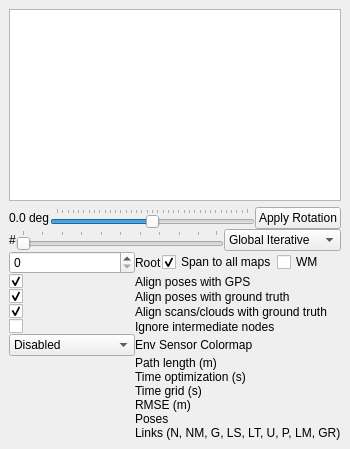
  <widget class="QDockWidget" name="dockWidget_graphView">
   <property name="windowTitle">
    <string>Graph view</string>
   </property>
   <attribute name="dockWidgetArea">
    <number>1</number>
   </attribute>
   <widget class="QWidget" name="dockWidget_graphContents">
    <layout class="QVBoxLayout" name="verticalLayout_9">
     <item>
      <widget class="rtabmap::GraphViewer" name="graphViewer"/>
     </item>
     <item>
      <widget class="QWidget" name="widget_graphControl" native="true">
       <layout class="QVBoxLayout" name="verticalLayout_61">
        <property name="spacing">
         <number>0</number>
        </property>
        <property name="leftMargin">
         <number>0</number>
        </property>
        <property name="topMargin">
         <number>0</number>
        </property>
        <property name="rightMargin">
         <number>0</number>
        </property>
        <property name="bottomMargin">
         <number>0</number>
        </property>
        <item>
         <layout class="QVBoxLayout" name="verticalLayout_91">
          <item>
           <layout class="QHBoxLayout" name="horizontalLayout_15">
            <item>
             <widget class="QLabel" name="label_rotation">
              <property name="text">
               <string>0.0 deg</string>
              </property>
             </widget>
            </item>
            <item>
             <widget class="QSlider" name="horizontalSlider_rotation">
              <property name="focusPolicy">
               <enum>Qt::ClickFocus</enum>
              </property>
              <property name="minimum">
               <number>-1799</number>
              </property>
              <property name="maximum">
               <number>1800</number>
              </property>
              <property name="sliderPosition">
               <number>0</number>
              </property>
              <property name="orientation">
               <enum>Qt::Horizontal</enum>
              </property>
              <property name="tickPosition">
               <enum>QSlider::TicksAbove</enum>
              </property>
              <property name="tickInterval">
               <number>100</number>
              </property>
             </widget>
            </item>
            <item>
             <widget class="QPushButton" name="pushButton_applyRotation">
              <property name="toolTip">
               <string>&lt;html&gt;&lt;head/&gt;&lt;body&gt;&lt;p&gt;The rotation will be applied temporary to optimized global graph. To save it to database, do File-&amp;gt;&amp;quot;Regenerate optimized 2D map...&amp;quot;.&lt;/p&gt;&lt;/body&gt;&lt;/html&gt;</string>
              </property>
              <property name="text">
               <string>Apply Rotation</string>
              </property>
             </widget>
            </item>
           </layout>
          </item>
          <item>
           <layout class="QHBoxLayout" name="horizontalLayout_4">
            <item>
             <widget class="QLabel" name="label_iterations">
              <property name="text">
               <string>#</string>
              </property>
             </widget>
            </item>
            <item>
             <widget class="QSlider" name="horizontalSlider_iterations">
              <property name="focusPolicy">
               <enum>Qt::ClickFocus</enum>
              </property>
              <property name="orientation">
               <enum>Qt::Horizontal</enum>
              </property>
              <property name="tickPosition">
               <enum>QSlider::TicksAbove</enum>
              </property>
             </widget>
            </item>
            <item>
             <widget class="QComboBox" name="comboBox_optimizationFlavor">
              <property name="sizeAdjustPolicy">
               <enum>QComboBox::AdjustToContents</enum>
              </property>
              <item>
               <property name="text">
                <string>Global Iterative</string>
               </property>
              </item>
              <item>
               <property name="text">
                <string>Global Full</string>
               </property>
              </item>
              <item>
               <property name="text">
                <string>Local Optimized</string>
               </property>
              </item>
             </widget>
            </item>
           </layout>
          </item>
          <item>
           <layout class="QGridLayout" name="gridLayout_5" columnstretch="0,1">
            <item row="1" column="1">
             <widget class="QLabel" name="label_alignPosesWithGPS">
              <property name="text">
               <string>Align poses with GPS</string>
              </property>
              <property name="wordWrap">
               <bool>true</bool>
              </property>
             </widget>
            </item>
            <item row="8" column="1">
             <widget class="QLabel" name="label_45">
              <property name="text">
               <string>Time grid (s)</string>
              </property>
             </widget>
            </item>
            <item row="7" column="1">
             <widget class="QLabel" name="label_39">
              <property name="text">
               <string>Time optimization (s)</string>
              </property>
             </widget>
            </item>
            <item row="7" column="0">
             <widget class="QLabel" name="label_timeOptimization">
              <property name="text">
               <string/>
              </property>
              <property name="textInteractionFlags">
               <set>Qt::LinksAccessibleByMouse|Qt::TextSelectableByMouse</set>
              </property>
             </widget>
            </item>
            <item row="1" column="0">
             <widget class="QCheckBox" name="checkBox_alignPosesWithGPS">
              <property name="text">
               <string/>
              </property>
              <property name="checked">
               <bool>true</bool>
              </property>
             </widget>
            </item>
            <item row="3" column="0">
             <widget class="QCheckBox" name="checkBox_alignScansCloudsWithGroundTruth">
              <property name="text">
               <string/>
              </property>
              <property name="checked">
               <bool>true</bool>
              </property>
             </widget>
            </item>
            <item row="9" column="0">
             <widget class="QLabel" name="label_rmse">
              <property name="text">
               <string/>
              </property>
              <property name="textInteractionFlags">
               <set>Qt::LinksAccessibleByMouse|Qt::TextSelectableByMouse</set>
              </property>
             </widget>
            </item>
            <item row="2" column="1">
             <widget class="QLabel" name="label_alignPosesWithGroundTruth">
              <property name="text">
               <string>Align poses with ground truth</string>
              </property>
              <property name="wordWrap">
               <bool>true</bool>
              </property>
             </widget>
            </item>
            <item row="9" column="1">
             <widget class="QLabel" name="label_rmse_title">
              <property name="text">
               <string>RMSE (m)</string>
              </property>
             </widget>
            </item>
            <item row="0" column="1">
             <layout class="QHBoxLayout" name="horizontalLayout_7" stretch="0,0,1">
              <item>
               <widget class="QLabel" name="label_optimizeFrom">
                <property name="text">
                 <string>Root</string>
                </property>
               </widget>
              </item>
              <item>
               <widget class="QCheckBox" name="checkBox_spanAllMaps">
                <property name="text">
                 <string>Span to all maps</string>
                </property>
                <property name="checked">
                 <bool>true</bool>
                </property>
               </widget>
              </item>
              <item>
               <widget class="QCheckBox" name="checkBox_wmState">
                <property name="text">
                 <string>WM</string>
                </property>
               </widget>
              </item>
             </layout>
            </item>
            <item row="0" column="0">
             <widget class="QSpinBox" name="spinBox_optimizationsFrom"/>
            </item>
            <item row="11" column="0">
             <widget class="QLabel" name="label_loopClosures">
              <property name="text">
               <string/>
              </property>
              <property name="textInteractionFlags">
               <set>Qt::LinksAccessibleByMouse|Qt::TextSelectableByMouse</set>
              </property>
             </widget>
            </item>
            <item row="10" column="0">
             <widget class="QLabel" name="label_poses">
              <property name="text">
               <string/>
              </property>
              <property name="textInteractionFlags">
               <set>Qt::LinksAccessibleByMouse|Qt::TextSelectableByMouse</set>
              </property>
             </widget>
            </item>
            <item row="4" column="1">
             <widget class="QLabel" name="label_ignoreINtermediateNdoes">
              <property name="text">
               <string>Ignore intermediate nodes</string>
              </property>
              <property name="wordWrap">
               <bool>true</bool>
              </property>
             </widget>
            </item>
            <item row="6" column="0">
             <widget class="QLabel" name="label_pathLength">
              <property name="text">
               <string/>
              </property>
              <property name="textInteractionFlags">
               <set>Qt::LinksAccessibleByMouse|Qt::TextSelectableByMouse</set>
              </property>
             </widget>
            </item>
            <item row="10" column="1">
             <widget class="QLabel" name="label_52">
              <property name="text">
               <string>Poses</string>
              </property>
             </widget>
            </item>
            <item row="6" column="1">
             <widget class="QLabel" name="label_10">
              <property name="text">
               <string>Path length (m)</string>
              </property>
             </widget>
            </item>
            <item row="3" column="1">
             <widget class="QLabel" name="label_alignScansCloudsWithGroundTruth">
              <property name="text">
               <string>Align scans/clouds with ground truth</string>
              </property>
              <property name="wordWrap">
               <bool>true</bool>
              </property>
             </widget>
            </item>
            <item row="11" column="1">
             <widget class="QLabel" name="label_41">
              <property name="toolTip">
               <string>&lt;html&gt;&lt;head/&gt;&lt;body&gt;&lt;p&gt;N: Neighbor&lt;/p&gt;&lt;p&gt;NM: Neighbor Merged&lt;/p&gt;&lt;p&gt;G: Global&lt;/p&gt;&lt;p&gt;LS: Local by Space (Proximity)&lt;/p&gt;&lt;p&gt;LT: Local by Time (Proximity)&lt;/p&gt;&lt;p&gt;U: User&lt;/p&gt;&lt;p&gt;P: Prior&lt;/p&gt;&lt;p&gt;LM: Landmark&lt;/p&gt;&lt;p&gt;GR: Gravity&lt;/p&gt;&lt;/body&gt;&lt;/html&gt;</string>
              </property>
              <property name="text">
               <string>Links (N, NM, G, LS, LT, U, P, LM, GR)</string>
              </property>
             </widget>
            </item>
            <item row="8" column="0">
             <widget class="QLabel" name="label_timeGrid">
              <property name="text">
               <string/>
              </property>
              <property name="textInteractionFlags">
               <set>Qt::LinksAccessibleByMouse|Qt::TextSelectableByMouse</set>
              </property>
             </widget>
            </item>
            <item row="4" column="0">
             <widget class="QCheckBox" name="checkBox_ignoreIntermediateNodes">
              <property name="text">
               <string/>
              </property>
              <property name="checked">
               <bool>false</bool>
              </property>
             </widget>
            </item>
            <item row="2" column="0">
             <widget class="QCheckBox" name="checkBox_alignPosesWithGroundTruth">
              <property name="text">
               <string/>
              </property>
              <property name="checked">
               <bool>true</bool>
              </property>
             </widget>
            </item>
            <item row="5" column="1">
             <widget class="QLabel" name="label_21">
              <property name="text">
               <string>Env Sensor Colormap</string>
              </property>
             </widget>
            </item>
            <item row="5" column="0">
             <widget class="QComboBox" name="comboBox_env_sensor_graph_colormap">
              <item>
               <property name="text">
                <string>Disabled</string>
               </property>
              </item>
              <item>
               <property name="text">
                <string>Wifi</string>
               </property>
              </item>
              <item>
               <property name="text">
                <string>Temperature</string>
               </property>
              </item>
              <item>
               <property name="text">
                <string>Air Pressure</string>
               </property>
              </item>
              <item>
               <property name="text">
                <string>Light</string>
               </property>
              </item>
              <item>
               <property name="text">
                <string>Relative Humidity</string>
               </property>
              </item>
             </widget>
            </item>
           </layout>
          </item>
         </layout>
        </item>
       </layout>
      </widget>
     </item>
    </layout>
   </widget>
  </widget>
